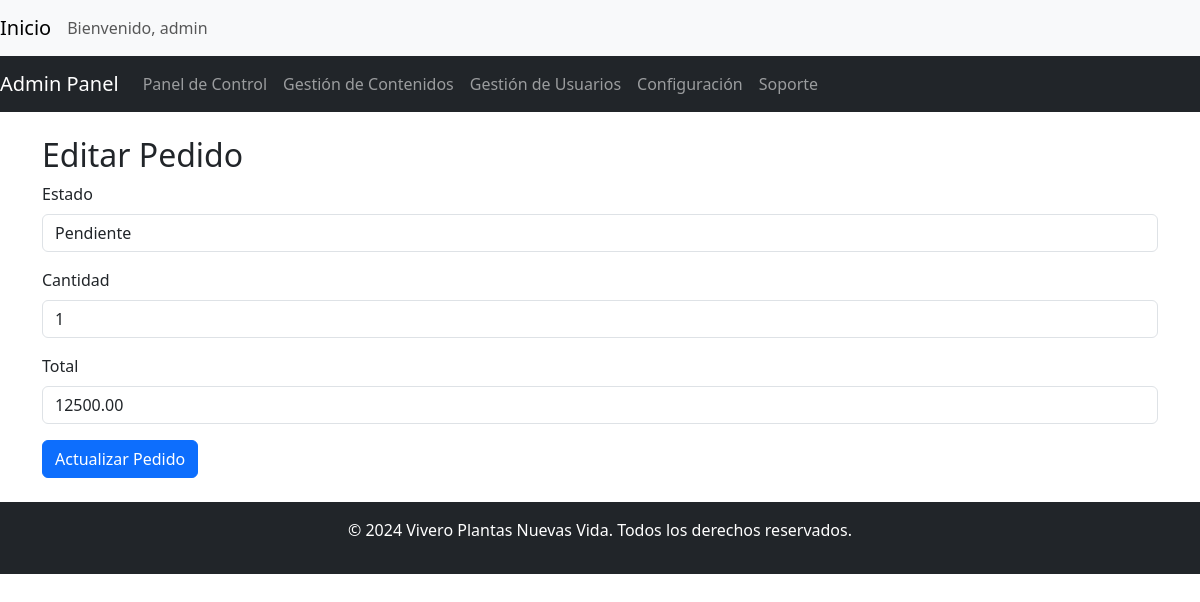
Screenshot of /editar_pedido.php?PedidoID=3 (signed in) with the database file from the repository.
### tables this page shows
CREATE TABLE `pedidos` (
  `PedidoID` int(11) NOT NULL,
  `UsuarioID` int(11) NOT NULL,
  `ProductoID` int(11) NOT NULL,
  `Cantidad` int(11) NOT NULL,
  `FechaPedido` timestamp NOT NULL DEFAULT current_timestamp(),
  `Total` decimal(10,2) NOT NULL,
  `Estado` enum('Pendiente','Enviado','Entregado','Cancelado') DEFAULT 'Pendiente'
);

### editar_pedido.php (the view, shortened to what this page needs)
<?php
include 'index.php';
$pedidoID = isset($_GET['PedidoID']) ? $_GET['PedidoID'] : '';
$selectQuery = "SELECT Estado, Cantidad, Total FROM pedidos WHERE PedidoID = ?";
$stmt = $conexion->prepare($selectQuery);
$stmt->bind_param("i", $pedidoID);
$stmt->execute();
$result = $stmt->get_result();
if ($result->num_rows > 0) {
    $pedido = $result->fetch_assoc();
} else {
    echo "<div class='alert alert-danger' role='alert'>Pedido no encontrado.</div>";
    exit();
}
?>
<!DOCTYPE html>
<html lang="en">
<head>
    <link href="https://cdn.jsdelivr.net/npm/bootstrap@5.3.3/dist/css/bootstrap.min.css" rel="stylesheet">
</head>
<body>
    <nav class="navbar navbar-expand-lg navbar-light bg-light">
        <a class="navbar-brand" href="#">Inicio</a>
        <div class="collapse navbar-collapse">
            <span class="navbar-text">
                Bienvenido, <?php echo htmlspecialchars($_SESSION['nombre_usuario']); ?>
            </span>
        </div>
    </nav>
    <nav class="navbar navbar-expand-lg navbar-dark bg-dark">
        <a class="navbar-brand" href="#">Admin Panel</a>
        <div class="collapse navbar-collapse" id="navbarNav">
            <ul class="navbar-nav">
                <li class="nav-item">
                    <a class="nav-link" href="index.php">Panel de Control</a>
                </li>
                <li class="nav-item">
                    <a class="nav-link" href="Gestion de contenidos.php">Gestión de Contenidos</a>
                </li>
                <li class="nav-item">
                    <a class="nav-link" href="Gestion de usuarios.php">Gestión de Usuarios</a>
                </li>
                <li class="nav-item">
                    <a class="nav-link" href="Configuracion.php">Configuración</a>
                </li>
                <li class="nav-item">
                    <a class="nav-link" href="Soporte.php">Soporte</a>
                </li>
            </ul>
        </div>
    </nav>
    <div class="container my-4">
        <h2>Editar Pedido</h2>
        <form method="POST">
            <div class="mb-3">
                <label for="estado" class="form-label">Estado</label>
                <input type="text" id="estado" name="estado" class="form-control" value="<?php echo htmlspecialchars($pedido['Estado']); ?>" required>
            </div>
            <div class="mb-3">
                <label for="cantidad" class="form-label">Cantidad</label>
                <input type="number" id="cantidad" name="cantidad" class="form-control" value="<?php echo htmlspecialchars($pedido['Cantidad']); ?>" required>
            </div>
            <div class="mb-3">
                <label for="total" class="form-label">Total</label>
                <input type="number" id="total" name="total" class="form-control" value="<?php echo htmlspecialchars($pedido['Total']); ?>" required>
            </div>
            <button type="submit" class="btn btn-primary">Actualizar Pedido</button>
        </form>
    </div>
    <footer class="bg-dark text-white text-center py-3">
        <p>&copy; 2024 Vivero Plantas Nuevas Vida. Todos los derechos reservados.</p>
    </footer>
</body>
</html>

### rows the page displays
pedidos: estado "Pendiente", cantidad "1", total "12500.00"

### other values shown
$_SESSION['nombre_usuario'] "admin"
